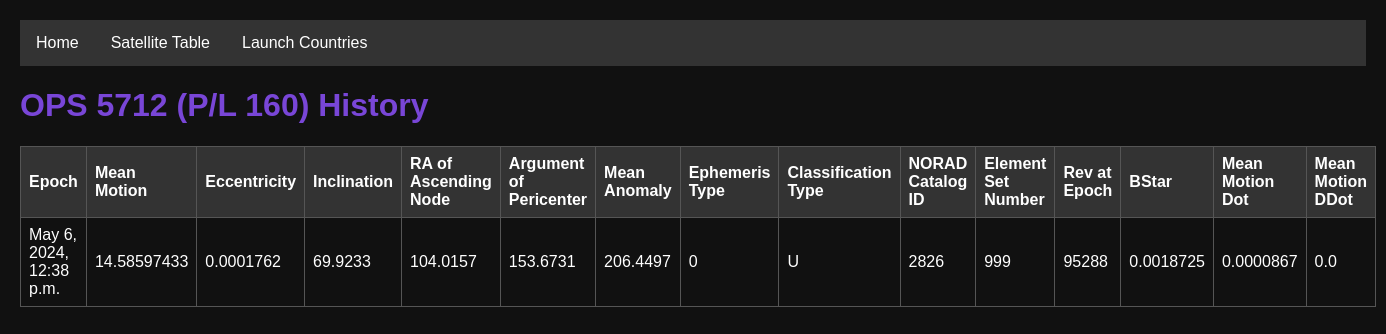
The app's page /satellite/29316/ with its own data.
### tracking/models.py (models this page shows, shortened)
class Satellite(models.Model):
    name = models.CharField(max_length=100, unique=True)

class History(models.Model):
    epoch = models.DateTimeField()
    mean_motion = models.FloatField()
    eccentricity = models.FloatField()
    inclination = models.FloatField()
    ra_of_asc_node = models.FloatField()
    arg_of_pericenter = models.FloatField()
    mean_anomaly = models.FloatField()
    ephemeris_type = models.IntegerField()
    classification_type = models.CharField(max_length=1)
    norad_cat_id = models.IntegerField(unique=True)
    element_set_no = models.IntegerField()
    rev_at_epoch = models.IntegerField()
    bstar = models.FloatField()
    mean_motion_dot = models.FloatField()
    mean_motion_ddot = models.FloatField()
    class Meta:
        abstract = True

class SatelliteHistory(History):
    satellite = models.ForeignKey(Satellite, on_delete=models.CASCADE, related_name='history')

### tracking/views.py (the view)
# urls.py: path('satellite/<int:satellite_id>/', views.satellite_history, name='satellite_history'),
def satellite_history(request, satellite_id):
    satellite = get_object_or_404(Satellite, pk=satellite_id)
    history_entries = SatelliteHistory.objects.filter(satellite=satellite)
    return render(request, 'satellite_history.html', {'satellite': satellite, 'history_entries': history_entries})

### tracking/templates/satellite_history.html (shortened to what this page needs)
{% extends 'base.html' %}
{% block content %}
    <h1>{{ satellite.name }} History</h1>
    <table>
        <thead>
            <tr>
                <th>Epoch</th>
                <th>Mean Motion</th>
                <th>Eccentricity</th>
                <th>Inclination</th>
                <th>RA of Ascending Node</th>
                <th>Argument of Pericenter</th>
                <th>Mean Anomaly</th>
                <th>Ephemeris Type</th>
                <th>Classification Type</th>
                <th>NORAD Catalog ID</th>
                <th>Element Set Number</th>
                <th>Rev at Epoch</th>
                <th>BStar</th>
                <th>Mean Motion Dot</th>
                <th>Mean Motion DDot</th>
            </tr>
        </thead>
        <tbody>
            {% for entry in history_entries %}
                <tr>
                    <td>{{ entry.epoch }}</td>
                    <td>{{ entry.mean_motion }}</td>
                    <td>{{ entry.eccentricity }}</td>
                    <td>{{ entry.inclination }}</td>
                    <td>{{ entry.ra_of_asc_node }}</td>
                    <td>{{ entry.arg_of_pericenter }}</td>
                    <td>{{ entry.mean_anomaly }}</td>
                    <td>{{ entry.ephemeris_type }}</td>
                    <td>{{ entry.classification_type }}</td>
                    <td>{{ entry.norad_cat_id }}</td>
                    <td>{{ entry.element_set_no }}</td>
                    <td>{{ entry.rev_at_epoch }}</td>
                    <td>{{ entry.bstar }}</td>
                    <td>{{ entry.mean_motion_dot }}</td>
                    <td>{{ entry.mean_motion_ddot }}</td>
                </tr>
            {% endfor %}
        </tbody>
    </table>
{% endblock %}

### tracking/templates/base.html (shortened to what this page needs)
<!DOCTYPE html>
<html lang="en">
<head>
</head>
<body>
    <nav>
        <ul>
            <li><a href="{% url 'home' %}">Home</a></li>
            <li><a href="{% url 'satellite_list' %}">Satellite Table</a></li>
            <li><a href="{% url 'launchCountry' %}">Launch Countries</a></li>
        </ul>
    </nav>
    <div>
        {% block content %}{% endblock %}
    </div>
</body>
</html>

### tracking/templates/base.html (style rules this page uses)
body { font-family: Arial, sans-serif; margin: 0; padding: 0; }
nav { background-color: #333; overflow: hidden; }
nav ul { list-style-type: none; margin: 0; padding: 0; overflow: hidden; }
nav ul li { float: left; }
nav ul li a { display: block; color: white; text-align: center; padding: 14px 16px; text-decoration: none; }

### tracking/templates/satellite_history.html (style rules this page uses)
body { background-color: #111; color: #fff; font-family: Arial, sans-serif; padding: 20px; }
h1 { color: #7946d7; }
table { width: 100%; border-collapse: collapse; margin-top: 20px; }
th, td { border: 1px solid #555; padding: 8px; text-align: left; }
th { background-color: #333; }

### records on screen
Satellite: name "OPS 5712 (P/L 160)"
SatelliteHistory: epoch "May 6, 2024, 12:38 p.m.", mean_motion "14.58597433", eccentricity "0.0001762", inclination "69.9233", ra_of_asc_node "104.0157", arg_of_pericenter "153.6731", mean_anomaly "206.4497", ephemeris_type "0", classification_type "U", norad_cat_id "2826", element_set_no "999", rev_at_epoch "95288", bstar "0.0018725", mean_motion_dot "0.0000867", mean_motion_ddot "0.0"
